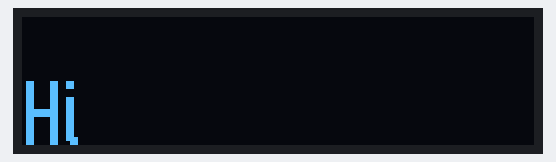
Simulated run of this sketch. Board: Arduino Uno, built with avr-gcc and run on an emulated ATmega328P. On the bench: 128×32 one-colour display. What the sketch prints to the serial monitor is not drawn.

Above: at 0.1 s.
At 1.1 s:
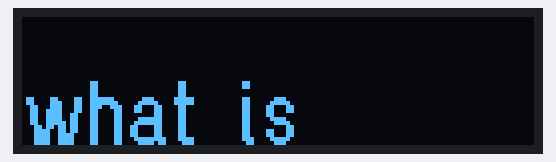
At 2.2 s:
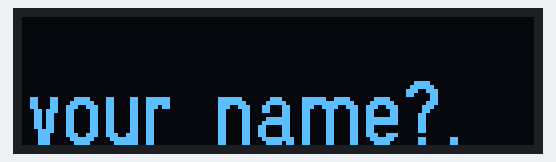

The sketch:

Tutorial_2_2.ino
```cpp
#include <U8g2lib.h> //Oliver

#define LED1 13
#define LED2 12
#define LED3 14
#define LED4 1
#define LED5 2
#define LED6 3

U8G2_SSD1306_128X32_UNIVISION_F_HW_I2C u8g2(U8G2_R0, /* reset=*/ 16, /* clock=*/ 5, /* data=*/ 4);

void setup() {
  // put your setup code here, to run once:
  Serial.begin(115200);
  Serial.println("Say something...");

  u8g2.begin();

  u8g2.setFont(u8g2_font_logisoso16_tf); // set the target font to calculate the pixel width
  u8g2.setFontMode(0);    // enable transparent mode, which is faster
}

void loop() {
  // put your main code here, to run repeatedly:
  u8g2.firstPage();
  do {
    u8g2.drawStr(0, 32, "Hi");
  } while ( u8g2.nextPage() );
  delay(1000);

  u8g2.firstPage();
  do {
    u8g2.drawStr(0, 32, "what is ");
  } while ( u8g2.nextPage() );
  delay(1000);

  u8g2.firstPage();
  do {
    u8g2.drawStr(0, 32, "your name?.");
  } while ( u8g2.nextPage() );
  delay(1000);
}
```

Measured:
- by itself, everything shown: repeats every 3.1 s, in 3 steps
- what the display in image 1 shows lasts 1.0 s, from 1.1 s to 2.1 s
